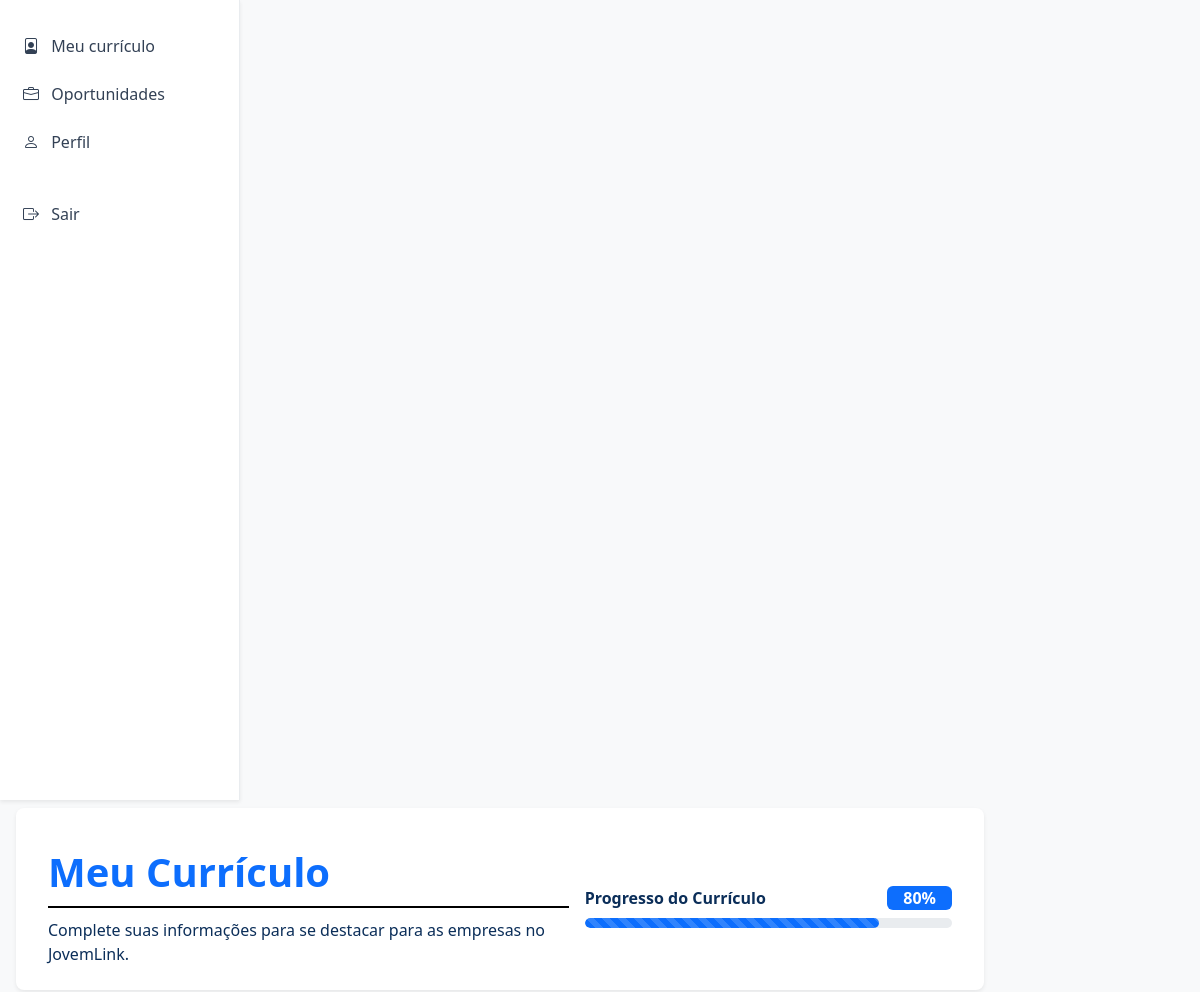
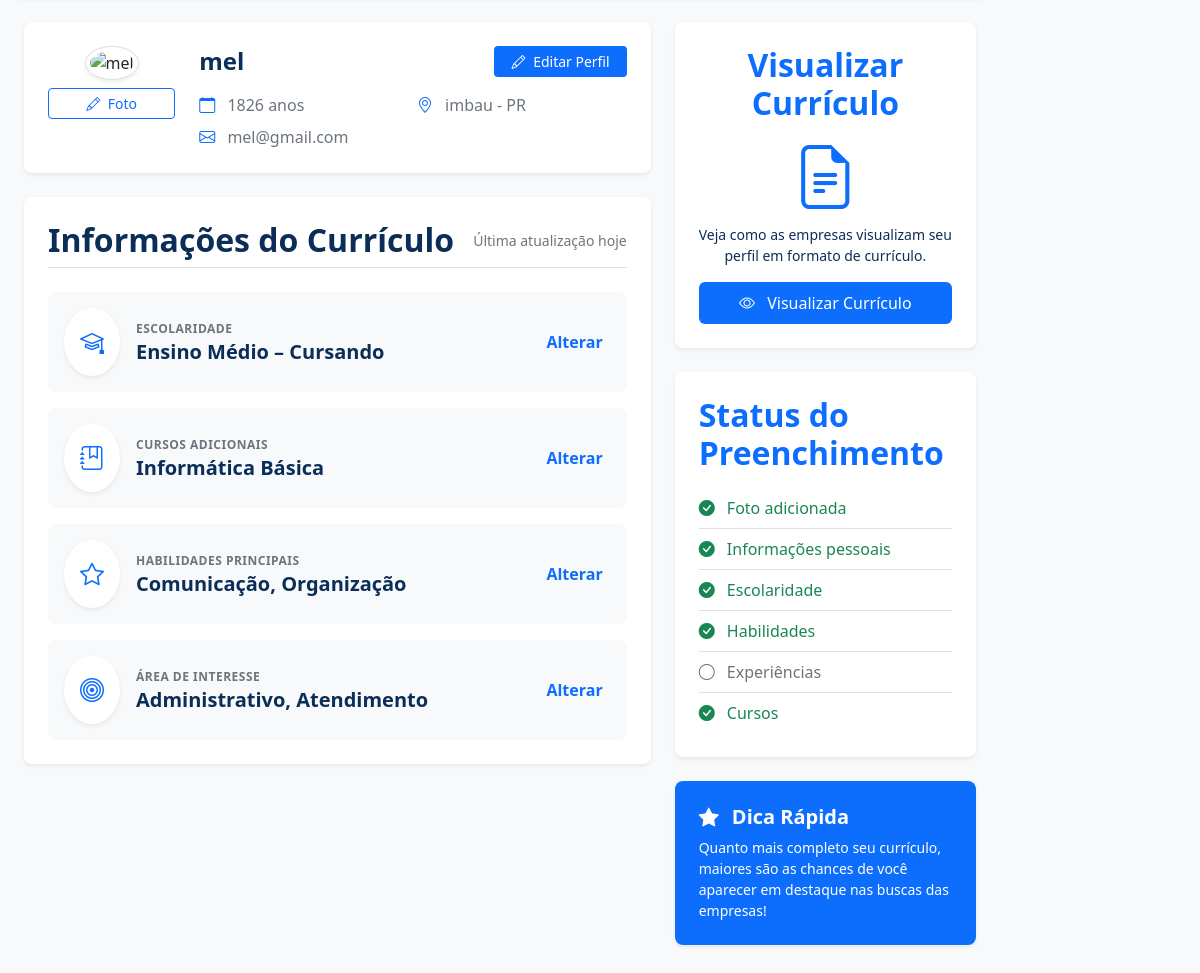
Screenshot of /perfilCandidato.php (signed in) with the database file from the repository (2 pictures, top to bottom).
### tables this page shows
CREATE TABLE `usuarios` (
  `idUsuario` int NOT NULL,
  `fotoUsuario` varchar(255) NOT NULL,
  `dataNascimentoUsuario` date NOT NULL,
  `nomeUsuario` varchar(100) NOT NULL,
  `cpfUsuario` varchar(14) NOT NULL,
  `emailUsuario` varchar(100) NOT NULL,
  `telefoneUsuario` varchar(20) DEFAULT NULL,
  `estadoUsuario` varchar(50) NOT NULL,
  `cidadeUsuario` varchar(50) NOT NULL,
  `senhaUsuario` varchar(100) NOT NULL,
  `nivelUsuario` varchar(20) DEFAULT 'usuario',
  `dataCadastro` timestamp NULL DEFAULT CURRENT_TIMESTAMP
);

### perfilCandidato.php (the view, shortened to what this page needs)
<?php
include "conexaoBD.php";
$idUsuario = (int)($_SESSION['idUsuario'] ?? $_SESSION['idCandidato'] ?? 0);
$sql = "SELECT * FROM usuarios WHERE idUsuario = '$idUsuario'";
$result = mysqli_query($conn, $sql);
if ($result && mysqli_num_rows($result) > 0) {
    $usuario = mysqli_fetch_assoc($result);
} else {
    echo "Usuário não encontrado.";
    exit();
}
$nome = !empty($usuario['nomeUsuario']) ? htmlspecialchars($usuario['nomeUsuario']) : "Candidato";
$email = !empty($usuario['emailUsuario']) ? htmlspecialchars($usuario['emailUsuario']) : "Não informado";
$cidade = !empty($usuario['cidadeUsuario']) ? htmlspecialchars($usuario['cidadeUsuario']) : "";
$estado = !empty($usuario['estadoUsuario']) ? htmlspecialchars($usuario['estadoUsuario']) : "";
$localizacao = (!empty($cidade) && !empty($estado)) ? "{$cidade} - {$estado}" : "Localização não informada";
$foto = (!empty($usuario['fotoUsuario']) && file_exists($usuario['fotoUsuario'])) ? $usuario['fotoUsuario'] : "assets/img/default-user.png";
$idade = "Idade não informada";
if (!empty($usuario['dataNascimentoUsuario'])) {
    $dataNasc = new DateTime($usuario['dataNascimentoUsuario']);
    $hoje = new DateTime();
    $idade = $hoje->diff($dataNasc)->y . " anos";
}
?>
<!DOCTYPE html>
<html lang="pt-br">
<head>
    <link href="https://cdn.jsdelivr.net/npm/bootstrap@5.3.0/dist/css/bootstrap.min.css" rel="stylesheet">
    <link rel="stylesheet" href="https://cdn.jsdelivr.net/npm/bootstrap-icons@1.11.1/font/bootstrap-icons.css">
    <link rel="stylesheet" href="https://cdnjs.cloudflare.com/ajax/libs/font-awesome/6.4.0/css/all.min.css">
    <link rel="stylesheet" href="css/styles.css">
</head>
<body>
<div class="container-fluid p-0">
    <div class="row g-0">
        <div class="col-md-3 col-lg-2 sidebar shadow-sm pt-4">
            <nav class="nav flex-column px-2 gap-1">
                <a class="nav-link" href="perfilCandidato.php" style="font-weight: normal !important;"><i class="bi bi-file-person me-2"></i> Meu currículo</a>
                <a class="nav-link" href="listarVagas.php" style="font-weight: normal !important;"><i class="bi bi-briefcase me-2"></i> Oportunidades</a>
                <a class="nav-link" href="editarPerfil.php" style="font-weight: normal !important;"><i class="bi bi-person me-2"></i> Perfil</a>
                <a class="nav-link text-danger mt-4" href="logoutUsuario.php" style="font-weight: normal !important;"><i class="bi bi-box-arrow-right me-2"></i> Sair</a>
            </nav>
        </div>
        <div class="col-md-9 col-lg-10">
            <main class="px-3 px-md-4 pt-4 mb-5">
                <div class="row align-items-center mb-4 g-3 bg-white p-4 rounded-3 shadow-sm border-0">
                    <div class="col-md-7">
                        <h1 class="fw-bold mb-1" style="color: #0d6efd !important;">Meu Currículo</h1>
                        <hr style="border: none !important; border-top: 2px solid #000000 !important; opacity: 1 !important; margin: 10px 0 !important;">
                        <p class="mb-0" style="color: #0b2e59 !important;">Complete suas informações para se destacar para as empresas no JovemLink.</p>
                    </div>
                    <div class="col-md-5">
                        <div class="d-flex justify-content-between align-items-center mb-2">
                            <span class="fw-semibold" style="color: #0b2e59 !important;">Progresso do Currículo</span>
                            <span class="badge fs-6 px-3 py-1" style="background-color: #0d6efd !important;">80%</span>
                        </div>
                        <div class="progress" style="height: 10px; background-color: #e9ecef;">
                            <div class="progress-bar progress-bar-striped progress-bar-animated" role="progressbar" style="width: 80%; background-color: #0d6efd !important;" aria-valuenow="80" aria-valuemin="0" aria-valuemax="100"></div>
                        </div>
                    </div>
                </div>
                <div class="row g-4">
                    <div class="col-lg-8">
                        <div class="card border-0 shadow-sm p-4 mb-4 rounded-3">
                            <div class="d-flex flex-column flex-sm-row align-items-center align-items-sm-start gap-4">
                                <div class="text-center">
                                    <img src="<?= $foto ?>" alt="<?= $nome ?>" class="rounded-circle img-thumbnail mb-2 shadow-sm" style="width: 120px; height: 120px; object-fit: cover;">
                                    <a href="editarPerfil.php" class="btn btn-sm btn-outline-primary w-100"><i class="bi bi-pencil me-1"></i> Foto</a>
                                </div>
                                <div class="user-details flex-grow-1 text-center text-sm-start">
                                    <div class="d-flex justify-content-between align-items-center mb-2">
                                        <h2 class="display-6 fw-bold mb-0" style="color: #0b2e59 !important;"><?= $nome ?></h2>
                                        <a href="editarPerfil.php" class="btn text-white btn-sm px-3 d-none d-sm-inline-block" style="background-color: #0d6efd !important;">
                                            <i class="bi bi-pencil me-1"></i> Editar Perfil
                                        </a>
                                    </div>
                                    <div class="row g-2 mt-2 text-muted">
                                        <div class="col-sm-6"><i class="bi bi-calendar me-2" style="color: #0d6efd !important;"></i> <?= $idade ?></div>
                                        <div class="col-sm-6"><i class="bi bi-geo-alt me-2" style="color: #0d6efd !important;"></i> <?= $localizacao ?></div>
                                        <div class="col-sm-6"><i class="bi bi-envelope me-2" style="color: #0d6efd !important;"></i> <?= $email ?></div>
                                    </div>
                                </div>
                            </div>
                        </div>
                        <div class="card border-0 shadow-sm p-4 rounded-3">
                            <div class="d-flex justify-content-between align-items-center mb-4 pb-2 border-bottom">
                                <h4 class="h2 fw-bold mb-0" style="color: #0b2e59 !important;">Informações do Currículo</h4>
                                <span class="text-muted small">Última atualização hoje</span>
                            </div>
                            <div class="row g-3">
                                <div class="col-12">
                                    <div class="p-3 rounded-3 bg-light d-flex align-items-center justify-content-between">
                                        <div class="d-flex align-items-center">
                                            <div class="bg-white p-3 rounded-circle shadow-sm me-3" style="color: #0d6efd !important;">
                                                <i class="bi bi-mortarboard fs-4"></i>
                                            </div>
                                            <div>
                                                <span class="text-uppercase text-muted fw-bold style-label">Escolaridade</span>
                                                <h6 class="mb-0 fw-bold fs-5" style="color: #0b2e59 !important;"><?= htmlspecialchars($usuario['escolaridadeUsuario'] ?? 'Ensino Médio – Cursando') ?></h6>
                                            </div>
                                        </div>
                                        <a href="editarPerfil.php" class="text-decoration-none fw-semibold pe-2" style="color: #0d6efd !important;">Alterar</a>
                                    </div>
                                </div>
                                <div class="col-12">
                                    <div class="p-3 rounded-3 bg-light d-flex align-items-center justify-content-between">
                                        <div class="d-flex align-items-center">
                                            <div class="bg-white p-3 rounded-circle shadow-sm me-3" style="color: #0d6efd !important;">
                                                <i class="bi bi-journal-bookmark fs-4"></i>
                                            </div>
                                            <div>
                                                <span class="text-uppercase text-muted fw-bold style-label">Cursos Adicionais</span>
                                                <h6 class="mb-0 fw-bold fs-5" style="color: #0b2e59 !important;"><?= htmlspecialchars($usuario['cursosUsuario'] ?? 'Informática Básica') ?></h6>
                                            </div>
                                        </div>
                                        <a href="editarPerfil.php" class="text-decoration-none fw-semibold pe-2" style="color: #0d6efd !important;">Alterar</a>
                                    </div>
                                </div>
                                <div class="col-12">
                                    <div class="p-3 rounded-3 bg-light d-flex align-items-center justify-content-between">
                                        <div class="d-flex align-items-center">
                                            <div class="bg-white p-3 rounded-circle shadow-sm me-3" style="color: #0d6efd !important;">
                                                <i class="bi bi-star fs-4"></i>
                                            </div>
                                            <div>
                                                <span class="text-uppercase text-muted fw-bold style-label">Habilidades Principais</span>
                                                <h6 class="mb-0 fw-bold fs-5" style="color: #0b2e59 !important;"><?= htmlspecialchars($usuario['habilidadesUsuario'] ?? 'Comunicação, Organização') ?></h6>
                                            </div>
                                        </div>
                                        <a href="editarPerfil.php" class="text-decoration-none fw-semibold pe-2" style="color: #0d6efd !important;">Alterar</a>
                                    </div>
                                </div>
                                <div class="col-12">
                                    <div class="p-3 rounded-3 bg-light d-flex align-items-center justify-content-between">
                                        <div class="d-flex align-items-center">
                                            <div class="bg-white p-3 rounded-circle shadow-sm me-3" style="color: #0d6efd !important;">
                                                <i class="bi bi-bullseye fs-4"></i>
                                            </div>
                                            <div>
                                                <span class="text-uppercase text-muted fw-bold style-label">Área de Interesse</span>
                                                <h6 class="mb-0 fw-bold fs-5" style="color: #0b2e59 !important;"><?= htmlspecialchars($usuario['interesseUsuario'] ?? 'Administrativo, Atendimento') ?></h6>
                                            </div>
                                        </div>
                                        <a href="editarPerfil.php" class="text-decoration-none fw-semibold pe-2" style="color: #0d6efd !important;">Alterar</a>
                                    </div>
                                </div>
                            </div>
                        </div>
                    </div>
                    <div class="col-lg-4">
                        <div class="card border-0 shadow-sm p-4 mb-4 text-center rounded-3">
                            <h5 class="h2 fw-bold mb-3" style="color: #0d6efd !important;">Visualizar Currículo</h5>
                            <i class="bi bi-file-earmark-text display-3 mb-2" style="color: #0d6efd !important;"></i>
                            <p class="small mb-3" style="color: #0b2e59 !important;">Veja como as empresas visualizam seu perfil em formato de currículo.</p>
                            <button class="btn text-white w-100 py-2" style="background-color: #0d6efd !important;" data-bs-toggle="modal" data-bs-target="#modalVisualizarCurriculo">
                                <i class="bi bi-eye me-2"></i> Visualizar Currículo
                            </button>
                        </div>
                        <div class="card border-0 shadow-sm p-4 mb-4 rounded-3">
                            <h5 class="h2 fw-bold mb-3" style="color: #0d6efd !important;">Status do Preenchimento</h5>
                            <ul class="list-unstyled mb-0">
                                <li class="py-2 border-bottom text-success"><i class="bi bi-check-circle-fill me-2"></i> Foto adicionada</li>
                                <li class="py-2 border-bottom text-success"><i class="bi bi-check-circle-fill me-2"></i> Informações pessoais</li>
                                <li class="py-2 border-bottom text-success"><i class="bi bi-check-circle-fill me-2"></i> Escolaridade</li>
                                <li class="py-2 border-bottom text-success"><i class="bi bi-check-circle-fill me-2"></i> Habilidades</li>
                                <li class="py-2 border-bottom text-muted"><i class="bi bi-circle me-2"></i> Experiências</li>
                                <li class="py-2 text-success"><i class="bi bi-check-circle-fill me-2"></i> Cursos</li>
                            </ul>
                        </div>
                        <div class="card border-0 shadow-sm text-white p-4 rounded-3" style="background-color: #0d6efd !important;">
                            <h5 class="fw-bold mb-2"><i class="bi bi-star-fill me-2"></i> Dica Rápida</h5>
                            <p class="small mb-0 opacity-90">Quanto mais completo seu currículo, maiores são as chances de você aparecer em destaque nas buscas das empresas!</p>
                        </div>
                    </div>
                </div>
            </main>
        </div>
    </div>
</div>
</body>
</html>

### rows the page displays
usuarios: nomeUsuario "mel", dataNascimentoUsuario "1826 anos", localizacao "imbau - PR", emailUsuario "mel@gmail.com"

### other values shown
$usuario['escolaridadeUsuario'] "Ensino Médio – Cursando"
$usuario['cursosUsuario'] "Informática Básica"
$usuario['habilidadesUsuario'] "Comunicação, Organização"
$usuario['interesseUsuario'] "Administrativo, Atendimento"
